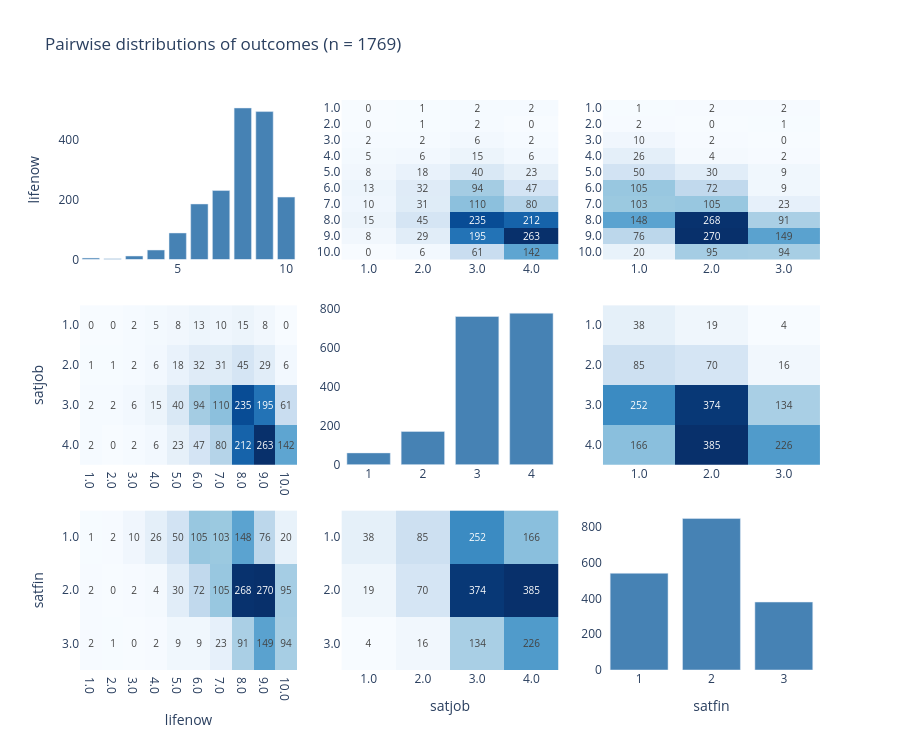

Notebook code for this chart:
### Markdown cell above
## Pair Plots

Marginal distributions on the diagonal; joint distributions as count
heatmaps off-diagonal. Scatter plots are uninformative for these low-K
ordinal scales (heavy ties), so we use binned counts instead.

### Code cell
n = len(outcomes)
fig = make_subplots(
    rows=n, cols=n,
    shared_xaxes=False, shared_yaxes=False,
    horizontal_spacing=0.06, vertical_spacing=0.08,
)

for i, vi in enumerate(outcomes):
    for j, vj in enumerate(outcomes):
        row, col = i + 1, j + 1
        if i == j:
            counts = df_complete[vi].value_counts().sort_index()
            fig.add_trace(
                go.Bar(x=counts.index, y=counts.values,
                       marker_color='steelblue', showlegend=False),
                row=row, col=col,
            )
        else:
            ct = pd.crosstab(df_complete[vi], df_complete[vj])
            fig.add_trace(
                go.Heatmap(
                    z=ct.values,
                    x=ct.columns.astype(str), y=ct.index.astype(str),
                    text=ct.values, texttemplate='%{text}',
                    textfont=dict(size=10),
                    colorscale='Blues',
                    showscale=False,
                ),
                row=row, col=col,
            )
            fig.update_yaxes(autorange='reversed', row=row, col=col)
        if col == 1:
            fig.update_yaxes(title_text=vi, row=row, col=col)
        if row == n:
            fig.update_xaxes(title_text=vj, row=row, col=col)

fig.update_layout(
    title=f'Pairwise distributions of outcomes (n = {len(df_complete)})',
    height=750, width=900,
    plot_bgcolor='white',
)
fig.show()

### Figure 1 — Plotly figure (JSON) as saved in the notebook; plotly's stock layout.template omitted (floating-point values rounded to 4 significant figures)
{"data": [{"marker": {"color": "steelblue"}, "showlegend": false, "type": "bar", "x": [1.0, 2.0, 3.0, 4.0, 5.0, 6.0, 7.0, 8.0, 9.0, 10.0], "xaxis": "x", "y": [5, 3, 12, 32, 89, 186, 231, 507, 495, 209], "yaxis": "y"}, {"colorscale": [[0, "rgb(247,251,255)"], [0.125, "rgb(222,235,247)"], [0.25, "rgb(198,219,239)"], [0.375, "rgb(158,202,225)"], [0.5, "rgb(107,174,214)"], [0.625, "rgb(66,146,198)"], [0.75, "rgb(33,113,181)"], [0.875, "rgb(8,81,156)"], [1, "rgb(8,48,107)"]], "showscale": false, "text": [[0, 1, 2, 2], [0, 1, 2, 0], [2, 2, 6, 2], [5, 6, 15, 6], [8, 18, 40, 23], [13, 32, 94, 47], [10, 31, 110, 80], [15, 45, 235, 212], [8, 29, 195, 263], [0, 6, 61, 142]], "textfont": {"size": 10}, "texttemplate": "%{text}", "type": "heatmap", "x": ["1.0", "2.0", "3.0", "4.0"], "xaxis": "x2", "y": ["1.0", "2.0", "3.0", "4.0", "5.0", "6.0", "7.0", "8.0", "9.0", "10.0"], "yaxis": "y2", "z": [[0, 1, 2, 2], [0, 1, 2, 0], [2, 2, 6, 2], [5, 6, 15, 6], [8, 18, 40, 23], [13, 32, 94, 47], [10, 31, 110, 80], [15, 45, 235, 212], [8, 29, 195, 263], [0, 6, 61, 142]]}, {"colorscale": [[0, "rgb(247,251,255)"], [0.125, "rgb(222,235,247)"], [0.25, "rgb(198,219,239)"], [0.375, "rgb(158,202,225)"], [0.5, "rgb(107,174,214)"], [0.625, "rgb(66,146,198)"], [0.75, "rgb(33,113,181)"], [0.875, "rgb(8,81,156)"], [1, "rgb(8,48,107)"]], "showscale": false, "text": [[1, 2, 2], [2, 0, 1], [10, 2, 0], [26, 4, 2], [50, 30, 9], [105, 72, 9], [103, 105, 23], [148, 268, 91], [76, 270, 149], [20, 95, 94]], "textfont": {"size": 10}, "texttemplate": "%{text}", "type": "heatmap", "x": ["1.0", "2.0", "3.0"], "xaxis": "x3", "y": ["1.0", "2.0", "3.0", "4.0", "5.0", "6.0", "7.0", "8.0", "9.0", "10.0"], "yaxis": "y3", "z": [[1, 2, 2], [2, 0, 1], [10, 2, 0], [26, 4, 2], [50, 30, 9], [105, 72, 9], [103, 105, 23], [148, 268, 91], [76, 270, 149], [20, 95, 94]]}, {"colorscale": [[0, "rgb(247,251,255)"], [0.125, "rgb(222,235,247)"], [0.25, "rgb(198,219,239)"], [0.375, "rgb(158,202,225)"], [0.5, "rgb(107,174,214)"], [0.625, "rgb(66,146,198)"], [0.75, "rgb(33,113,181)"], [0.875, "rgb(8,81,156)"], [1, "rgb(8,48,107)"]], "showscale": false, "text": [[0, 0, 2, 5, 8, 13, 10, 15, 8, 0], [1, 1, 2, 6, 18, 32, 31, 45, 29, 6], [2, 2, 6, 15, 40, 94, 110, 235, 195, 61], [2, 0, 2, 6, 23, 47, 80, 212, 263, 142]], "textfont": {"size": 10}, "texttemplate": "%{text}", "type": "heatmap", "x": ["1.0", "2.0", "3.0", "4.0", "5.0", "6.0", "7.0", "8.0", "9.0", "10.0"], "xaxis": "x4", "y": ["1.0", "2.0", "3.0", "4.0"], "yaxis": "y4", "z": [[0, 0, 2, 5, 8, 13, 10, 15, 8, 0], [1, 1, 2, 6, 18, 32, 31, 45, 29, 6], [2, 2, 6, 15, 40, 94, 110, 235, 195, 61], [2, 0, 2, 6, 23, 47, 80, 212, 263, 142]]}, {"marker": {"color": "steelblue"}, "showlegend": false, "type": "bar", "x": [1.0, 2.0, 3.0, 4.0], "xaxis": "x5", "y": [61, 171, 760, 777], "yaxis": "y5"}, {"colorscale": [[0, "rgb(247,251,255)"], [0.125, "rgb(222,235,247)"], [0.25, "rgb(198,219,239)"], [0.375, "rgb(158,202,225)"], [0.5, "rgb(107,174,214)"], [0.625, "rgb(66,146,198)"], [0.75, "rgb(33,113,181)"], [0.875, "rgb(8,81,156)"], [1, "rgb(8,48,107)"]], "showscale": false, "text": [[38, 19, 4], [85, 70, 16], [252, 374, 134], [166, 385, 226]], "textfont": {"size": 10}, "texttemplate": "%{text}", "type": "heatmap", "x": ["1.0", "2.0", "3.0"], "xaxis": "x6", "y": ["1.0", "2.0", "3.0", "4.0"], "yaxis": "y6", "z": [[38, 19, 4], [85, 70, 16], [252, 374, 134], [166, 385, 226]]}, {"colorscale": [[0, "rgb(247,251,255)"], [0.125, "rgb(222,235,247)"], [0.25, "rgb(198,219,239)"], [0.375, "rgb(158,202,225)"], [0.5, "rgb(107,174,214)"], [0.625, "rgb(66,146,198)"], [0.75, "rgb(33,113,181)"], [0.875, "rgb(8,81,156)"], [1, "rgb(8,48,107)"]], "showscale": false, "text": [[1, 2, 10, 26, 50, 105, 103, 148, 76, 20], [2, 0, 2, 4, 30, 72, 105, 268, 270, 95], [2, 1, 0, 2, 9, 9, 23, 91, 149, 94]], "textfont": {"size": 10}, "texttemplate": "%{text}", "type": "heatmap", "x": ["1.0", "2.0", "3.0", "4.0", "5.0", "6.0", "7.0", "8.0", "9.0", "10.0"], "xaxis": "x7", "y": ["1.0", "2.0", "3.0"], "yaxis": "y7", "z": [[1, 2, 10, 26, 50, 105, 103, 148, 76, 20], [2, 0, 2, 4, 30, 72, 105, 268, 270, 95], [2, 1, 0, 2, 9, 9, 23, 91, 149, 94]]}, {"colorscale": [[0, "rgb(247,251,255)"], [0.125, "rgb(222,235,247)"], [0.25, "rgb(198,219,239)"], [0.375, "rgb(158,202,225)"], [0.5, "rgb(107,174,214)"], [0.625, "rgb(66,146,198)"], [0.75, "rgb(33,113,181)"], [0.875, "rgb(8,81,156)"], [1, "rgb(8,48,107)"]], "showscale": false, "text": [[38, 85, 252, 166], [19, 70, 374, 385], [4, 16, 134, 226]], "textfont": {"size": 10}, "texttemplate": "%{text}", "type": "heatmap", "x": ["1.0", "2.0", "3.0", "4.0"], "xaxis": "x8", "y": ["1.0", "2.0", "3.0"], "yaxis": "y8", "z": [[38, 85, 252, 166], [19, 70, 374, 385], [4, 16, 134, 226]]}, {"marker": {"color": "steelblue"}, "showlegend": false, "type": "bar", "x": [1.0, 2.0, 3.0], "xaxis": "x9", "y": [541, 848, 380], "yaxis": "y9"}], "layout": {"height": 750, "plot_bgcolor": "white", "title": {"text": "Pairwise distributions of outcomes (n = 1769)"}, "width": 900, "xaxis": {"anchor": "y", "domain": [0, 0.2933]}, "xaxis2": {"anchor": "y2", "domain": [0.3533, 0.6467]}, "xaxis3": {"anchor": "y3", "domain": [0.7067, 1]}, "xaxis4": {"anchor": "y4", "domain": [0, 0.2933]}, "xaxis5": {"anchor": "y5", "domain": [0.3533, 0.6467]}, "xaxis6": {"anchor": "y6", "domain": [0.7067, 1]}, "xaxis7": {"anchor": "y7", "domain": [0, 0.2933], "title": {"text": "lifenow"}}, "xaxis8": {"anchor": "y8", "domain": [0.3533, 0.6467], "title": {"text": "satjob"}}, "xaxis9": {"anchor": "y9", "domain": [0.7067, 1], "title": {"text": "satfin"}}, "yaxis": {"anchor": "x", "domain": [0.72, 1], "title": {"text": "lifenow"}}, "yaxis2": {"anchor": "x2", "autorange": "reversed", "domain": [0.72, 1]}, "yaxis3": {"anchor": "x3", "autorange": "reversed", "domain": [0.72, 1]}, "yaxis4": {"anchor": "x4", "autorange": "reversed", "domain": [0.36, 0.64], "title": {"text": "satjob"}}, "yaxis5": {"anchor": "x5", "domain": [0.36, 0.64]}, "yaxis6": {"anchor": "x6", "autorange": "reversed", "domain": [0.36, 0.64]}, "yaxis7": {"anchor": "x7", "autorange": "reversed", "domain": [0, 0.28], "title": {"text": "satfin"}}, "yaxis8": {"anchor": "x8", "autorange": "reversed", "domain": [0, 0.28]}, "yaxis9": {"anchor": "x9", "domain": [0, 0.28]}}}
